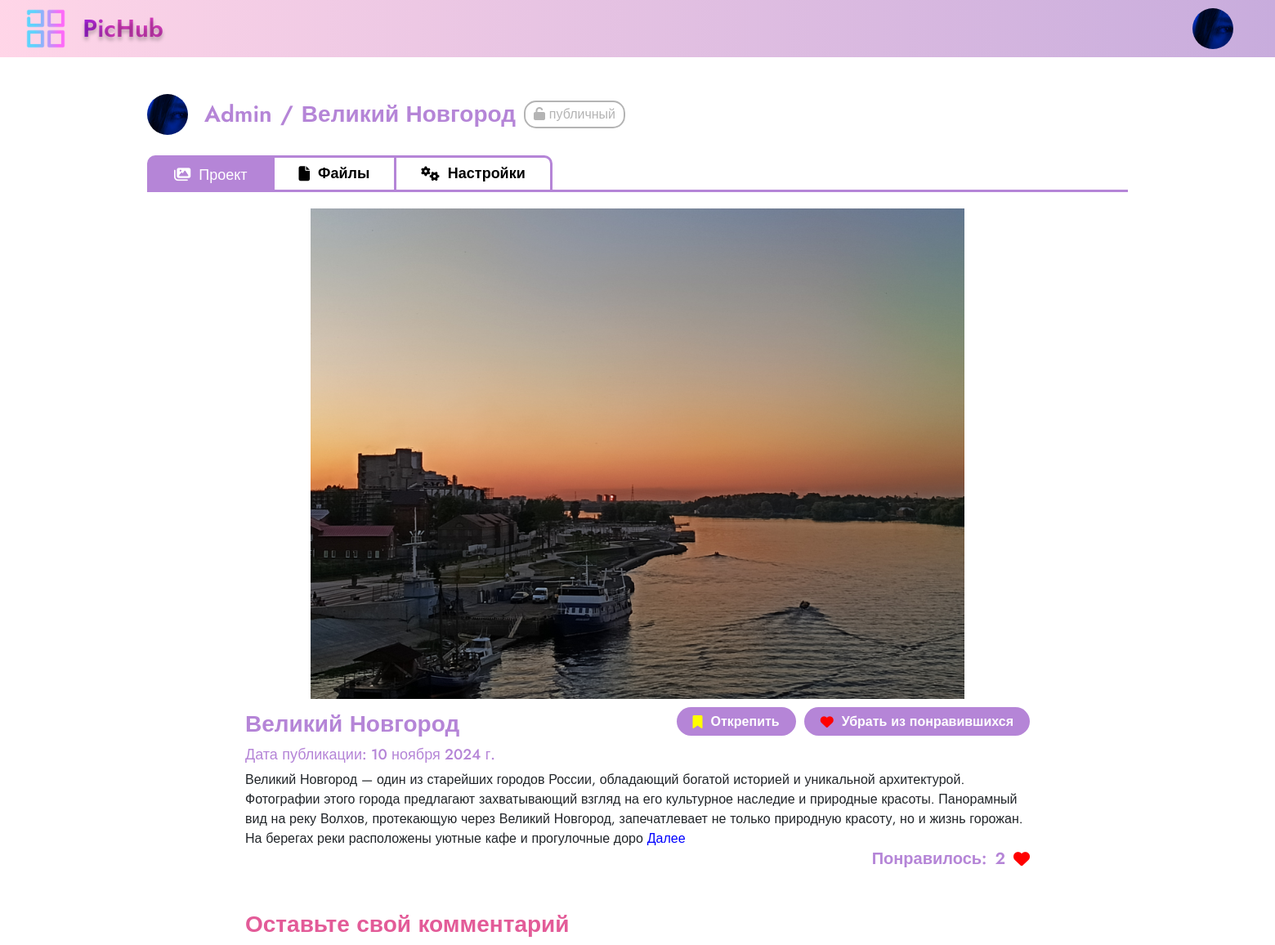
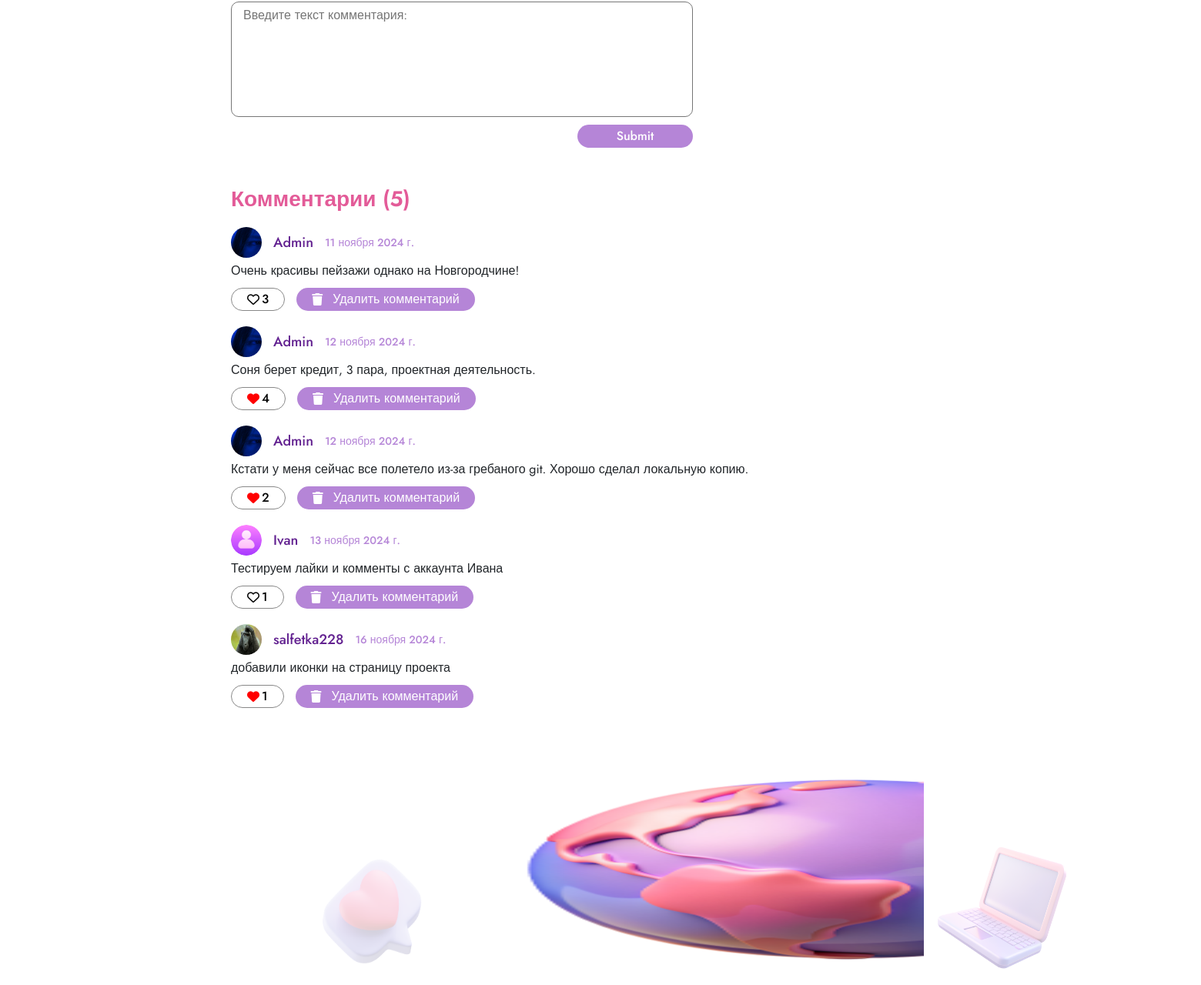
/Admin/Великий Новгород/ (signed in), run on the app's committed database (2 pictures, top to bottom).
### mysite/models.py (models this page shows, shortened)
class Profile(models.Model):
    user = models.OneToOneField(User, on_delete=models.CASCADE, related_name="profile", default=None, null=True)
    name = models.CharField("Имя", max_length=100, default="User", null=True, blank=True)
    telegram = models.CharField("Телеграм", max_length=50, blank=True, null=True, default="")
    register_date = models.DateField(default=localdate)
    photo = models.ImageField("Фото профиля", null=True, blank=True, upload_to="usersphotos/",
                              default='usersphotos/default.png')
    age = models.IntegerField("Возраст", default=18)
    organization = models.CharField("Организация", max_length=100,
                                     default="Самозанятый")
    followers = models.ManyToManyField(User, related_name='following')
    class Meta:
        verbose_name = 'профиль'
        verbose_name_plural = 'Профили'

class Project(models.Model):
    autor = models.ForeignKey(User, on_delete=models.PROTECT, related_name="projects")
    name = models.CharField("Название проекта", max_length=100, blank=False)
    is_private = models.BooleanField("Приватный", default=False)
    is_pinned = models.BooleanField("Закрепленный", default=False)
    created_date = models.DateField(default=localdate)
    description = models.TextField("Описание проекта", blank=True)
    comments = models.ManyToManyField(Comment, related_name='project', blank=True)
    collaborators = models.ManyToManyField(User, related_name='collaborators', blank=True)
    likes = models.ManyToManyField(User, blank=True, related_name="liked_projects")
    files = models.ManyToManyField(UploadedFile, blank=True)
    class Meta:
        verbose_name = 'проект'
        verbose_name_plural = 'Проекты'

class UploadedFile(models.Model):
    file = models.ImageField(upload_to='usersprojects/')
    uploaded_at = models.DateTimeField(auto_now_add=True)
    class Meta:
        verbose_name = 'файл'
        verbose_name_plural = 'Файлы'

class Comment(models.Model):
    autor = models.ForeignKey(User, on_delete=models.PROTECT, related_name="comments")
    text = models.TextField("Комментарии", max_length=2000)
    data = models.DateField(default=localdate)
    liked_users = models.ManyToManyField(User, blank=True)
    class Meta:
        verbose_name = 'комментарий'
        verbose_name_plural = 'Комментарии'

### mysite/views.py (the view)
# urls.py: path('<str:autor>/<str:projectname>/', views.project, name='project'),
@login_required
def project(request, autor, projectname):
    autor_proj = User.objects.get(username=autor)
    project = Project.objects.get(autor=autor_proj.id, name=projectname)
    if request.method == "POST":
        comment_form = CommentForm(request.POST)
        if comment_form.is_valid():
            comment = comment_form.save(commit=False)
            comment.autor = request.user
            comment.text = comment_form.cleaned_data['text']
            comment.save()
            project.comments.add(comment)
            return redirect(f'/{project.autor.username}/{projectname}')
    else:
        comment_form = CommentForm()
    data = {
        'project': project,
        'comment_form': comment_form,
        'count_likes': len(project.likes.all())
    }
    return render(request, "project/project.html", data)

### mysite/forms.py (shortened to what this page needs)
class CommentForm(forms.ModelForm):
    class Meta:
        model = Comment
        fields = ('text',)
        widgets = {
            'text': forms.Textarea(attrs={"placeholder":"Введите текст комментария:"})
        }

### mysite/templates/project/project.html (shortened to what this page needs)
{% extends 'base.html' %}
{% load static %}
{% block head %}
    <link href="https://cdn.jsdelivr.net/npm/bootstrap@5.3.3/dist/css/bootstrap.min.css" rel="stylesheet">
    <link rel="stylesheet" href="{% static 'css/project/project.css' %}">
{% endblock %}
{% block content %}
    <main>
        <div class="project_info">
            <div class="projname">
                <a href="{% url 'profile' project.autor.username %}">
                    <img src="/media/{{ project.autor.profile.photo }}" alt="">
                </a>
                <h2 class="project_autor">{{ project.autor.username }}</h2>
                <h2>/</h2>
                <h2 class="project_name">{{ project.name }}</h2>
                <p class="status">
                    {% if project.is_private %}
                    <i class="fa-solid fa-lock"></i> приватный
                    {% else %}
                    <i class="fa-solid fa-unlock"></i> публичный
                    {% endif %}
                </p>
            </div>
        </div>
        <div class="project_nav">
            <a class="current_nav project_link"><i class="fa-solid fa-images"></i> Проект</a>
            <a href="" class="{% if project.autor == request.user %} files_link {% else %} files_end_link {% endif %}"><i class="fa-solid fa-file"></i> Файлы</a>
            {% if project.autor == request.user %}
                <a href="{% url 'settings_proj' project.autor.username project.name %}" class="settings_link"><i class="fa-solid fa-gears"></i> Настройки</a>
            {% endif %}
            <a class="last_nav"></a>
        </div>
        <section class="main_project_slider">
            <div class="carousel slide" data-bs-ride="carousel">
                <div id="slider" class="slider carousel-inner">
                    {% for photo in project.files.all|slice:"1:" %}
                        <div class="carousel-item bg_white" data-bs-interval="4000">
                            <img src="/media/{{ photo.file }}" class="d-block">
                        </div>
                    {% endfor %}
                </div>
            </div>
            <div class="proj_description">
                <div class="desc_header">
                    <p class="name">{{ project.name }}</p>
                    <div class="project_buttons">
                        {% if project.autor == user %}
                            <a class="{% if not project.is_pinned %} unpin_btn {% endif %}" id="pin">
                                <i class="{% if project.is_pinned %}fa-solid bm_checked{% else %} fa-regular bm{% endif %} fa-bookmark " id="pin_i"></i>
                                <p id="pin_text">
                                    {% if project.is_pinned %}
                                        Открепить
                                    {% else %}
                                        Закрепить
                                    {% endif %}
                                </p>
                            </a>
                        {% endif %}
                        <a class="{% if not project in user.liked_projects.all %} unlike_btn {% endif %}" id="like">
                            <i class="{% if project in user.liked_projects.all %} fa-solid heart_cheked {% else %} fa-regular {% endif %} fa-heart " id="like_i"></i>
                            <p id="like_text">
                                {% if project in user.liked_projects.all %}
                                    Убрать из понравившихся
                                {% else %}
                                    Добавить в понравившиеся
                                {% endif %}
                            </p>
                        </a>
                    </div>
                </div>
                <p class="date">Дата публикации: {{ project.created_date }}</p>
                <div class="desc">
                    {% if project.description|length < 400 %}
                        <span>{{ project.description|slice:":400" }}</span>
                    {% else %}
                        <span id="desc_text">{{ project.description|slice:":400" }}</span>
                        <a id="showmore">Далее</a>
                    {% endif %}
                </div>
                <div class="proj_likes">
                    <p>Понравилось: </p>
                    <p id="count_likes">{{ project.likes.all|length }}</p>
                    <i class="fa-solid heart_cheked fa-heart"></i>
                </div>
            </div>
        </section>
        <section class="project_comment_add">
            <h2 class="block_zag">Оставьте свой комментарий</h2>
            <form action="" method="POST">
                {{ comment_form.text }}
                <input type="submit">
            </form>
        </section>
        <section class="project_comments">
            {% if project.comments.all|length > 0 %}
                <h2 class="block_zag">Комментарии ({{ project.comments.all|length }})</h2>
                {% for com in project.comments.all %}
                    <div class="comment">
                        <div class="comment_header">
                            <a href="{% url 'profile' com.autor.username %}">
                                <img src="/media/{{ com.autor.profile.photo }}" alt="">
                            </a>
                            <p class="autor_name">{{ com.autor.username }}</p>
                            <p class="project_date">{{ com.data }}</p>
                        </div>
                        <div class="comment_text">
                            <p>{{ com.text }}</p>
                        </div>
                        <div class="comment_buttons">
                            <a  class="{% if not user in com.liked_users.all %} unlike_comment_btn {% endif %} like_c"
                                data-id="{{ com.id }}" id="com_{{ com.id }}" data-csrf="{{ csrf_token }}"
                                >
                                <i class="{% if user in com.liked_users.all %}
                                            fa-solid heart_checked
                                          {% else %}
                                            fa-regular
                                          {% endif %} fa-heart"></i>
                                <p class="count_likes">{{ com.liked_users.all|length }}</p>
                            </a>
                            {% if com.autor == user or user.is_superuser %}
                                <a class="delete_review_btn"
                                   data-id="{{ com.id }}"
                                   id="com_del_{{ com.id }}"
                                   data-csrf="{{ csrf_token }}">
                                    <i class="fa-solid fa-trash"></i>
                                    <p>Удалить комментарий</p>
                                </a>
                            {% endif %}
                        </div>
                    </div>
                {% endfor %}
            {% else %}
                {% comment %} <h2 class="block_zag">Комментариев пока нет...</h2> {% endcomment %}
            {% endif %}
        </section>
    </main>
{% endblock %}

### mysite/templates/base.html (shortened to what this page needs)
{% load static %}
<!DOCTYPE html>
<html lang="ru">
  <head>
    {% block head %}{% endblock %}
    <link rel="stylesheet" href="{% static 'css/style.css' %}"/>
  </head>
  <body>
    <section class="main" id="main">
      <header>
        <nav>
          <div class="left">
            <a id="but">
              <img src="{% static 'img/site_img/base/menu.png' %}" alt="">
            </a>
            <a href="{% url 'main' %}"><h3 class='title'>PicHub</h3></a>
          </div>
          <div class="right">
            <a href="{% url 'profile' user.username %}" class="center-link">
              <img class="header_img" src="/media/{{ user.profile.photo }}">
            </a>
          </div>
        </nav>
      </header>
      {% block content %}{% endblock %}
      <footer>
        <img src="{% static "img/site_img/base/message_love.png" %}" alt=""class="message_love">
        <img src="{% static "img/site_img/base/planet.png" %}" alt="" class="planet">
        <img src="{% static "img/site_img/base/computer.png" %}" class="computer">
      </footer>
    </section>
  </body>
</html>

### mysite/static/css/project/project.css (style rules this page uses)
h2, p, a, img { margin: 0; padding: 0; }
main { width: 1200px; margin: 0 auto; }
.block_zag { font-size: 28px; margin-bottom: 10px; color: var(--pink); font-weight: 600; }

### mysite/static/css/style.css (style rules this page uses)
* { margin: 0; padding: 0; box-sizing: border-box; font-family: "Jost", sans-serif; }
:root { --width: 1800px; --fiol: #B585D7; --pink: #E35B98; }
body { min-height: 100vh; display: flex; flex-direction: column; justify-content: space-between; align-self: center; }
.main { position: absolute; top: 0; left: 0; width: 100%; margin-top: 100px; z-index: 100; opacity: 1; transition: 1s; }
.center-link { margin: 0 20px; }
.header_img { width: 50px; height: 50px; object-fit: cover; border-radius: 50%; }
#but { text-shadow: none; }
footer { display: flex; justify-content: center; align-items: end; margin-top: 100px; width: var(--width); margin: 0 auto; }
.message_love, .computer { width: 200px; height: 200px; }
.computer { opacity: 0.3; }
.planet { width: 600px; height: 300px; }

### data on the page
Project: autor.profile.photo (picture), autor.username "Admin", name "Великий Новгород", created_date "10 ноября 2024 г.", description "Великий Новгород — один из старейших городов России, обладающий богатой историей и уникальной архитектурой. Фотографии этого города предлагают захватывающий взгляд на его культурное наследие и природные красоты. Панорамный вид на реку Волхов, протекающую через Великий Новгород, запечатлевает не только природную красоту, но и жизнь горожан. На берегах реки расположены уютные кафе и прогулочные доро", likes.all|length "2", comments.all|length "5"
UploadedFile: file (picture)
Comment: autor.profile.photo (picture), autor.username "Admin", data "11 ноября 2024 г.", text "Очень красивы пейзажи однако на Новгородчине!", liked_users.all|length "3"
Comment: autor.profile.photo (picture), autor.username "Admin", data "12 ноября 2024 г.", text "Соня берет кредит, 3 пара, проектная деятельность.", liked_users.all|length "4"
Comment: autor.profile.photo (picture), autor.username "Admin", data "12 ноября 2024 г.", text "Кстати у меня сейчас все полетело из-за гребаного git. Хорошо сделал локальную копию.", liked_users.all|length "2"
Comment: autor.profile.photo (placeholder picture), autor.username "Ivan", data "13 ноября 2024 г.", text "Тестируем лайки и комменты с аккаунта Ивана", liked_users.all|length "1"
Comment: autor.profile.photo (picture), autor.username "salfetka228", data "16 ноября 2024 г.", text "добавили иконки на страницу проекта", liked_users.all|length "1"
